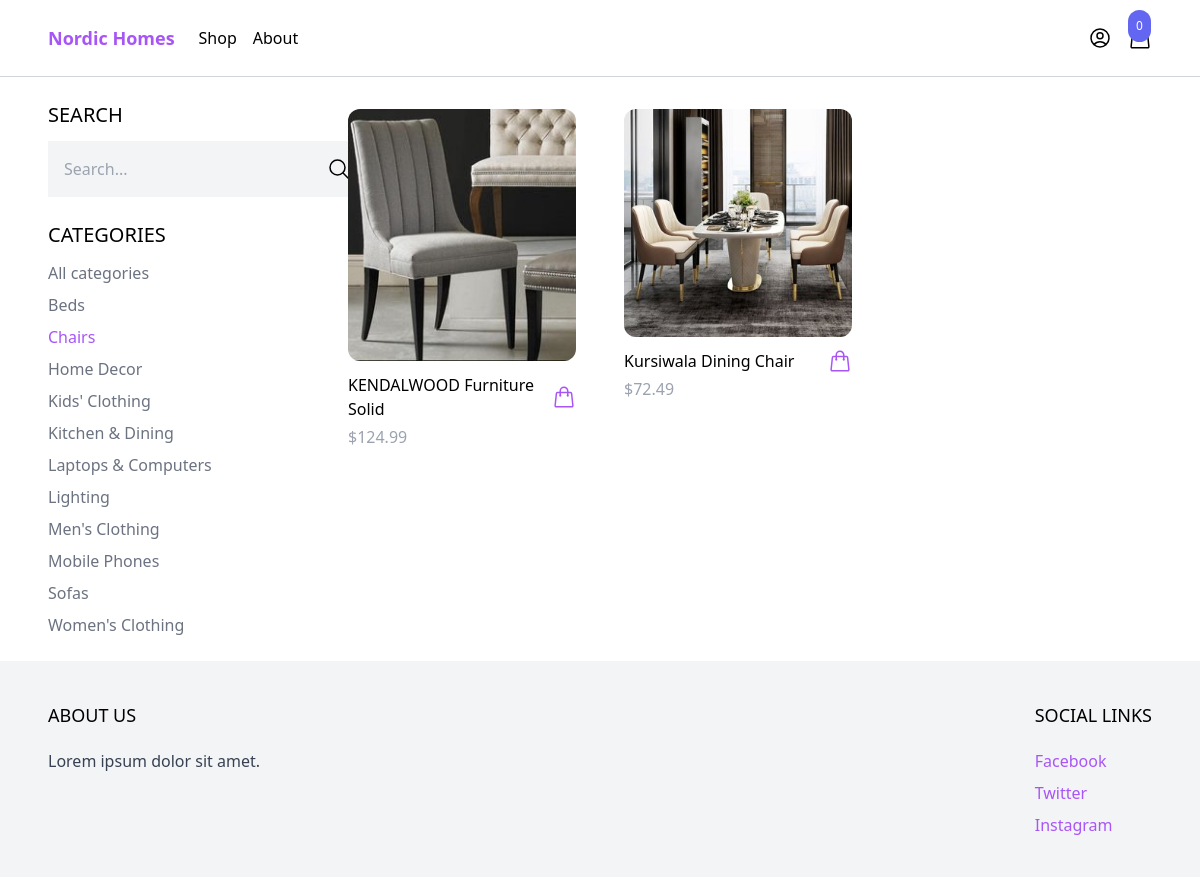
/shop/?category=chairs, run on the app's committed database.
### products/models.py (models this page shows, shortened)
class Category(models.Model):
    name = models.CharField(max_length=255)
    slug = models.SlugField()
    class Meta:
        ordering = ('name',)

class Product(models.Model):
    category = models.ForeignKey(Category, related_name='products', on_delete=models.CASCADE)
    name = models.CharField(max_length=255)
    slug = models.SlugField()
    description  = models.TextField(blank=True, null=True)
    price = models.IntegerField()
    created_at = models.DateTimeField(auto_now_add=True)
    image = models.ImageField(upload_to='uploads/', blank=True, null=True)
    thumbnail = models.ImageField(upload_to='uploads/', blank=True, null=True)
    class Meta:
        ordering = ('-created_at',)
    def get_display_price(self):
        return self.price / 100
    def get_thumbnail(self):
        if self.thumbnail:
            return self.thumbnail.url

### core/views.py (the view)
# urls.py: path('shop/', shop, name='shop'),
def shop(request):
    categories = Category.objects.all()
    products = Product.objects.all()
    active_category = request.GET.get('category',  '')
    if active_category:
        products = products.filter(category__slug=active_category)
    query = request.GET.get('query', '')
    if query:
        products = products.filter(name__icontains=query)
    context = {
        'categories': categories,
        'products': products,
        'active_category': active_category
    }
    return render(request, 'core/shop.html', context)

### cart/cart.py (called while the page is built)
    def __len__(self):
        return sum(item['quantity'] for item in self.cart.values())

### cart/context_processors.py (called while the page is built)
def cart(request):
    return{'cart': Cart(request)}

### core/templates/core/shop.html (shortened to what this page needs)
{% extends 'core/base.html' %}
{% block content %}
<div class="max-w-6xl mx-auto flex flex-wrap items-start py-6 px-6 xl:px-0">
    <div class="filter w-full lg:w-1/4">
        <h3 class="mb-3 text-xl uppercase">Search</h3>
        <form method="get" action=".">
            <div class="flex">
                <input type="text" name="query" class="p-4 bg-gray-100 border-0" placeholder="Search...">
                <button class="p-4 bg-gray-100 border-0">
                    <svg xmlns="http://www.w3.org/2000/svg" fill="none" viewBox="0 0 24 24" stroke-width="1.5"
                        stroke="currentColor" class="size-6">
                        <path stroke-linecap="round" stroke-linejoin="round"
                            d="m21 21-5.197-5.197m0 0A7.5 7.5 0 1 0 5.196 5.196a7.5 7.5 0 0 0 10.607 10.607Z" />
                    </svg>
                </button>
            </div>
        </form>
        <h3 class="mt-6 mb-3 text-xl uppercase">Categories</h3>
        <ul class="space-y-2">
            <li><a href="#" class="{% if not active_category %}text-purple-500{% else %}text-gray-500{% endif %}">All
                    categories</a></li>
            {% for category in categories %}
            <li><a href="{% url 'shop' %}?category={{ category.slug }}"
                    class="{% if category.slug == active_category %}text-purple-500{% else %}text-gray-500{% endif %}">
                    {{ category.name }}</a></li>
            {% endfor %}
        </ul>
    </div>
    <div class="products w-full lg:w-3/4 -mt-4 flex items-centre flex-wrap">
        {% for product in products %}
           {% include 'product/partials/product_list_item.html' %}
        {% endfor %}
    </div>
</div>
{% endblock content %}

### products/templates/product/partials/product_list_item.html (shortened to what this page needs)
<div class="w-full md:w-1/3 xl:w-1/4 p-6">
    <a href="{% url 'product' product.slug %}">
        <img src="{{ product.get_thumbnail }}"
            class="rounded-xl hover:shadow-lg" alt="">
    </a>
    <div class="pt-3 flex items-center justify-between">
        <a href="{% url 'product' product.slug %}">{{ product.name }}</a>
        <a
            href="#"
            hx-get="{% url 'add_to_cart' product.id %}"
            hx-target="#menu-cart-button"
            hx-swap="outerHTMl"
            class="text-purple-500 hover:text-purpal-500"
        >
        </a>
    </div>
    <p class="pt-1 text-gray-400">${{ product.get_display_price }}</p>
</div>

### data on the page
Category: name "Beds"
Category: name "Chairs"
Category: name "Home Decor"
Category: name "Kids' Clothing"
Category: name "Kitchen & Dining"
Category: name "Laptops & Computers"
Category: name "Lighting"
Category: name "Men's Clothing"
Category: name "Mobile Phones"
Category: name "Sofas"
Category: name "Women's Clothing"
Product: get_thumbnail (picture), name "KENDALWOOD Furniture Solid", get_display_price "124.99"
Product: get_thumbnail (picture), name "Kursiwala Dining Chair", get_display_price "72.49"

### other printed values
{{ cart|length }} "0"
